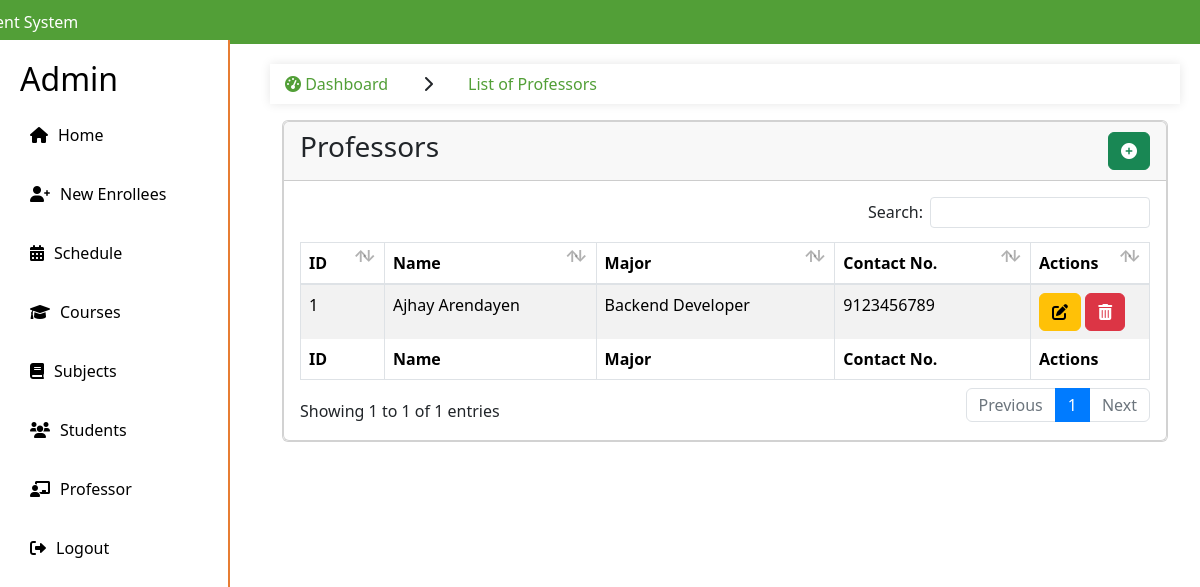
Before: /admin/professor.php with the older database file.
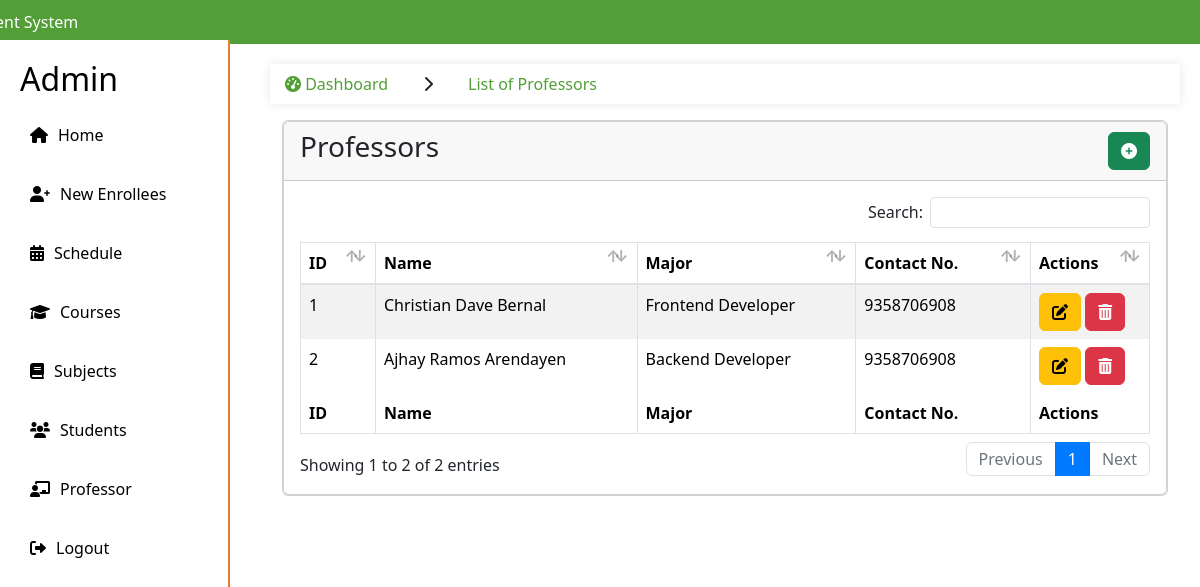
After: the same page with the newer database file.
### tables this page shows
CREATE TABLE `professor` (
  `id` int(11) NOT NULL,
  `name` varchar(255) NOT NULL,
  `major` varchar(255) NOT NULL,
  `contact` bigint(255) NOT NULL,
  `add_date` text NOT NULL
);

### admin/professor.php (the view, shortened to what this page needs)
<!DOCTYPE html>
<html lang="en">
<head>
    <link rel="stylesheet" href="https://stackpath.bootstrapcdn.com/bootstrap/4.5.2/css/bootstrap.min.css">
    <link rel="stylesheet" href="styles.css">
    <link rel="stylesheet" href="https://cdnjs.cloudflare.com/ajax/libs/font-awesome/6.0.0-beta3/css/all.min.css">
</head>
<body>
    <?php include "include/sidebar.php"; ?>
    <main>
    <section class="content">
    <ul class="breadcrumb">
                <li class="nav-item">
                    <a href="#"><i class="fas fa-tachometer-alt"></i> Dashboard</a>
                </li>
                <li class="nav-item">
                    <i class='fas fa-chevron-right'></i>
                </li>
                <li class="nav-item active">
                    <a href="#">List of Professors</a>
                </li>
            </ul>
      <div class="container-fluid">
        <div class="row">
          <div class="col-12">
            <div class="card">
            <div class="card">
            <div class="card-header d-flex justify-content-between align-items-center">
                <h3 class="card-title">Professors</h3>
                <button type="button" class="btn btn-success" data-bs-toggle="modal" data-bs-target="#staticBackdrop">
                    <i class="fa-solid fa-circle-plus"></i>
                </button>
            </div>
              <div class="card-body">
                <table id="example1" class="table table-bordered table-striped">
                  <thead>
                  <tr>
                            <th>ID</th>
                            <th>Name</th>
                            <th>Major</th>
                            <th>Contact No.</th>
                            <th class="actions-column">Actions</th>
                  </tr>
                  </thead>
                  <tbody>
                        <?php
                        $counter = 1;
                        $sql = "CALL SelectProf()";
                        $result = $conn->query($sql);
                        if ($result && $result->num_rows > 0) {
                            while ($details = $result->fetch_assoc()) {
                                ?>
                                <tr>
                                <td><?php echo $counter++; ?></td>
                                <td><?php echo $details['name']; ?></td>
                                <td><?php echo $details['major']; ?></td>
                                <td><?php echo $details['contact']; ?></td>
                                <td>
                                <button type="button" class="btn btn-warning" data-bs-toggle="modal" data-bs-target="#MODAL_ID_<?php $details['id']; ?>">
                                    <i class="fa-solid fa-pen-to-square"></i>
                                </button>
                                <button type="button" class="btn btn-danger" onclick="deleteCourse(<?php echo $details['id']; ?>)">
                                    <i class="fa-solid fa-trash-can"></i>
                                </button>
                                </td>
                                </tr>
                                <?php
                            }
                        } else {
                            echo "<tr><td colspan='10'>No records found</td></tr>";
                        }
                        ?>
                    </tbody>
                  <tfoot>
                    <tr>
                            <th>ID</th>
                            <th>Name</th>
                            <th>Major</th>
                            <th>Contact No.</th>
                            <th>Actions</th>
                    </tr>
                  </tfoot>
                </table>
              </div>
            </div>
          </div>
        </div>
      </div>
    </section>
    </main>
</body>
</html>

### admin/include/sidebar.php (shortened to what this page needs)
<!DOCTYPE html>
<html lang="en">
<head>
    <link rel="stylesheet" href="styles.css">
    <link rel="stylesheet" href="https://stackpath.bootstrapcdn.com/bootstrap/4.5.2/css/bootstrap.min.css">
    <link rel="stylesheet" href="styles.css">
    <link rel="stylesheet" href="https://cdnjs.cloudflare.com/ajax/libs/font-awesome/6.0.0-beta3/css/all.min.css">
    <link rel="stylesheet" href="plugins/fontawesome-free/css/all.min.css">
    <link rel="stylesheet" href="plugins/datatables-bs4/css/dataTables.bootstrap4.min.css">
    <link rel="stylesheet" href="plugins/datatables-responsive/css/responsive.bootstrap4.min.css">
    <link rel="stylesheet" href="plugins/datatables-buttons/css/buttons.bootstrap4.min.css">
    <link rel="stylesheet" href="https://cdnjs.cloudflare.com/ajax/libs/font-awesome/6.0.0-beta3/css/all.min.css">
    <link href="https://cdn.jsdelivr.net/npm/bootstrap@5.3.3/dist/css/bootstrap.min.css" rel="stylesheet">
</head>
<body>
<div class="top-bar">
    <div class="container">
        <p class="contact-info">
            <span class="enrollment-text">Enrollment System</span>
        </p>
    </div>
</div>
<div class="sidebar">
    <h2>Admin</h2>
    <ul>
        <li><a href="home.php"><i class="fas fa-home"></i> Home</a></li>
        <li><a href="new-enrollees.php"><i class="fas fa-user-plus"></i> New Enrollees</a></li>
        <li><a href="schedule.php"><i class="fas fa-calendar-alt"></i> Schedule</a></li>
        <li><a href="courses.php"><i class="fas fa-graduation-cap"></i> Courses</a></li>
        <li><a href="subjects.php"><i class="fas fa-book"></i> Subjects</a></li>
        <li><a href="students.php"><i class="fas fa-users"></i> Students</a></li>
        <li><a href="professor.php"><i class="fas fa-chalkboard-teacher"></i> Professor</a></li>
        <li><a href="logout.php"><i class="fa-solid fa-right-from-bracket"></i> Logout</a></li>
    </ul>
</div>

### admin/styles.css (style rules this page uses)
body { font-family: Arial, sans-serif; margin: 0; padding: 0; display: flex; flex-direction: column; }
.top-bar { background-color: #529f37; color: #fff; padding: 10px 20px; }
.top-bar .container { display: flex; justify-content: space-between; align-items: center; }
.contact-info { margin: 0; }
.enrollment-text { text-align: left; margin-left: -105px; }
.sidebar { width: 230px; height: calc(100vh - 40px); background-color: white; color: black; padding: 20px; box-sizing: border-box; border-right: 2px solid #e77d33; position: fixed; top: 40px; }
.sidebar ul { list-style-type: none; padding: 0; }
.sidebar ul li { margin: 15px 0; }
.sidebar ul li a { color: black; text-decoration: none; display: flex; align-items: center; padding: 10px; border-radius: 5px; transition: background-color 0.3s; }
.sidebar ul li a i { margin-right: 10px; }
.breadcrumb { display: flex; list-style-type: none; padding: 0; }
.breadcrumb li { margin-right: 5px; }
.breadcrumb li a { color: #529f37; text-decoration: none; }

### admin/professor.php (style rules this page uses)
body { padding-top: 56px; }
main { margin-left: 250px; padding: 20px; }
.breadcrumb { padding: 0; background-color: #fff; border-radius: 4px; box-shadow: 0 0 10px rgba(0,0,0,0.1); margin-bottom: 20px; }
.breadcrumb .nav-item { padding: 8px 15px; }
.breadcrumb .nav-item.active { color: #333; pointer-events: none; }
.actions-column { width: 80px; }

Changed rows visible on the page:
removed professor: name "Ajhay Arendayen", major "Backend Developer", contact "9123456789"
added professor: name "Christian Dave Bernal", major "Frontend Developer", contact "9358706908"
added professor: name "Ajhay Ramos Arendayen", major "Backend Developer", contact "9358706908"
Other visible differences:
text written by a page script: "Search: Showing 1 to 1 of 1 entries Previous 1 Next" → "Search: Showing 1 to 2 of 2 entries Previous 1 Next"
